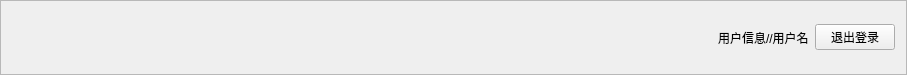
         <widget class="QFrame" name="frame_3">
          <property name="minimumSize">
           <size>
            <width>0</width>
            <height>75</height>
           </size>
          </property>
          <property name="maximumSize">
           <size>
            <width>16777215</width>
            <height>75</height>
           </size>
          </property>
          <property name="frameShape">
           <enum>QFrame::StyledPanel</enum>
          </property>
          <property name="frameShadow">
           <enum>QFrame::Raised</enum>
          </property>
          <layout class="QHBoxLayout" name="horizontalLayout">
           <item>
            <widget class="QLabel" name="background">
             <property name="minimumSize">
              <size>
               <width>700</width>
               <height>0</height>
              </size>
             </property>
             <property name="text">
              <string/>
             </property>
             <property name="pixmap">
              <pixmap resource="image/image.qrc">:/image/background.png</pixmap>
             </property>
             <property name="scaledContents">
              <bool>false</bool>
             </property>
            </widget>
           </item>
           <item>
            <widget class="QLabel" name="information">
             <property name="text">
              <string>用户信息//用户名</string>
             </property>
            </widget>
           </item>
           <item>
            <widget class="QPushButton" name="logout">
             <property name="maximumSize">
              <size>
               <width>88</width>
               <height>16777215</height>
              </size>
             </property>
             <property name="text">
              <string>退出登录</string>
             </property>
            </widget>
           </item>
          </layout>
         </widget>
